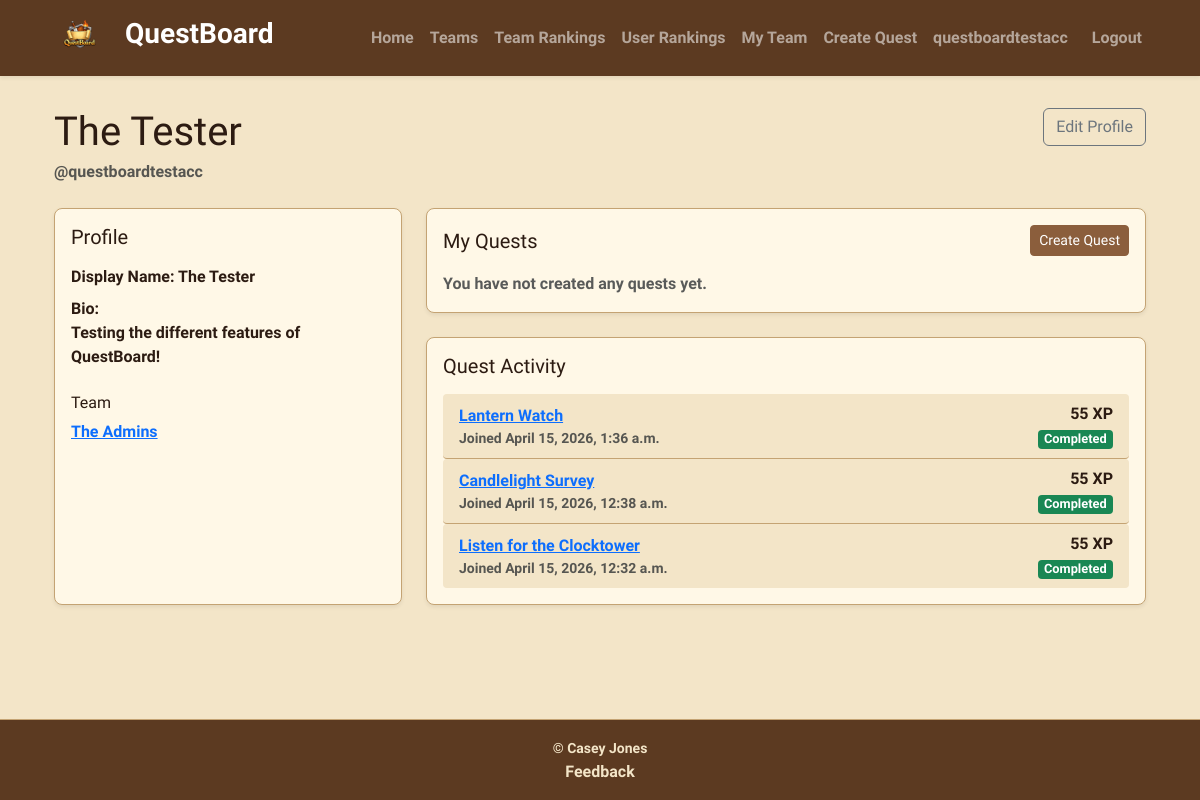
The app's page /profile/ (signed in) with its own data.
### QuestBoardApp/models.py (models this page shows, shortened)
class UserProfile(models.Model):
    user = models.OneToOneField(
        User, on_delete=models.CASCADE, related_name="profile")
    bio = models.TextField(blank=True)
    display_name = models.CharField(max_length=60, blank=True)

class TeamMembership(models.Model):
    team = models.ForeignKey(Team, on_delete=models.CASCADE)
    user = models.OneToOneField(User, on_delete=models.CASCADE)
    joined_at = models.DateTimeField(auto_now_add=True)
    class Meta:
        constraints = [
            models.UniqueConstraint(fields=["team", "user"], name="unique_team_membership")
        ]

class Team(models.Model):
    name = models.CharField(max_length=80)
    owner = models.ForeignKey(User, on_delete=models.CASCADE)
    description = models.TextField(blank=True)
    created_at = models.DateTimeField(auto_now_add=True)
    members = models.ManyToManyField(
        User, through="TeamMembership", related_name="teams")
    points = models.PositiveIntegerField(default=0)

class Participation(models.Model):
    quest = models.ForeignKey(Quest, on_delete=models.CASCADE)
    user = models.ForeignKey(User, on_delete=models.CASCADE)
    joined_at = models.DateTimeField(auto_now_add=True)
    completed = models.BooleanField(default=False)
    xp_earned = models.IntegerField(default=0)
    class Meta:
        constraints = [
            models.UniqueConstraint(fields=["quest", "user"], name="unique_participation")]

class Quest(models.Model):
    creator = models.ForeignKey(
        User, on_delete=models.CASCADE, related_name="quests_created")
    parent = models.ForeignKey(
        "self",
        on_delete=models.SET_NULL,
        null=True,
        blank=True,
        related_name="remixes"
    )
    title = models.CharField(max_length=120)
    description = models.TextField()
    image = models.ImageField(
        upload_to="quest_images/", blank=True, null=False)
    created_at = models.DateTimeField(auto_now_add=True)
    tags = models.ManyToManyField(Tag, blank=True, related_name="quests")

### QuestBoardApp/views.py (the view)
# urls.py: path("profile/", views.ProfileDetailView.as_view(), name="profile_detail"),
class ProfileDetailView(LoginRequiredMixin, DetailView):
    model = UserProfile
    template_name = "QuestBoardApp/profile_detail.html"
    context_object_name = "profile"
    def get_object(self, queryset=None):
        profile, _ = UserProfile.objects.get_or_create(user=self.request.user)
        return profile
    def get_context_data(self, **kwargs):
        context = super().get_context_data(**kwargs)
        user = self.request.user
        context["membership"] = TeamMembership.objects.filter(
            user=user
        ).select_related("team").first()
        context["created_quests"] = Quest.objects.filter(
            creator=user
        ).order_by("-created_at")
        context["participations"] = Participation.objects.filter(
            user=user
        ).select_related("quest").order_by("-joined_at")
        context["favorites"] = self.request.session.get("favorites", [])
        return context

### QuestBoardApp/templates/QuestBoardApp/profile_detail.html (shortened to what this page needs)
{% extends "base.html" %}
{% block content %}
<div class="container py-4">
  <div class="d-flex justify-content-between align-items-start mb-4">
    <div>
      <h1 class="mb-1">
        {% if profile.display_name %}
          {{ profile.display_name }}
        {% else %}
          {{ request.user.username }}
        {% endif %}
      </h1>
      <p class="text-muted mb-0">@{{ request.user.username }}</p>
    </div>
    <a href="{% url 'edit_profile' %}" class="btn btn-outline-secondary">Edit Profile</a>
  </div>
  <div class="row g-4">
    <div class="col-lg-4">
      <div class="card shadow-sm h-100">
        <div class="card-body">
          <h2 class="h5 mb-3">Profile</h2>
          <p class="mb-2"><strong>Display Name:</strong>
            {% if profile.display_name %}{{ profile.display_name }}{% else %}Not set{% endif %}
          </p>
          <p class="mb-3"><strong>Bio:</strong><br>
            {% if profile.bio %}{{ profile.bio }}{% else %}<span class="text-muted">No bio yet.</span>{% endif %}
          </p>
          <h3 class="h6 mt-4">Team</h3>
          {% if membership %}
            <p class="mb-0">
              <a href="{% url 'team_detail' membership.team.pk %}">{{ membership.team.name }}</a>
            </p>
          {% else %}
            <p class="text-muted mb-0">No team joined yet.</p>
          {% endif %}
        </div>
      </div>
    </div>
    <div class="col-lg-8">
      <div class="card shadow-sm mb-4">
        <div class="card-body">
          <div class="d-flex justify-content-between align-items-center mb-3">
            <h2 class="h5 mb-0">My Quests</h2>
            <a href="{% url 'create_quest' %}" class="btn btn-primary btn-sm">Create Quest</a>
          </div>
          {% if created_quests %}
            <div class="row g-3">
              {% for quest in created_quests %}
                <div class="col-md-6">
                  <div class="card h-100 border-0 bg-light">
                    <div class="card-body">
                      <h3 class="h6 mb-2">
                        <a href="{% url 'quest_detail' quest.pk %}" class="text-decoration-none">
                          {{ quest.title }}
                        </a>
                      </h3>
                      <p class="text-muted small mb-0">{{ quest.description|truncatewords:20 }}</p>
                    </div>
                  </div>
                </div>
              {% endfor %}
            </div>
          {% else %}
            <p class="text-muted mb-0">You have not created any quests yet.</p>
          {% endif %}
        </div>
      </div>
      <div class="card shadow-sm">
        <div class="card-body">
          <h2 class="h5 mb-3">Quest Activity</h2>
          {% if participations %}
            <ul class="list-group list-group-flush">
              {% for participation in participations %}
                <li class="list-group-item rounded-1 d-flex justify-content-between align-items-center">
                  <div>
                    <a href="{% url 'quest_detail' participation.quest.pk %}">{{ participation.quest.title }}</a>
                    <div class="small text-muted">Joined {{ participation.joined_at }}</div>
                  </div>
                  <div class="text-end">
                    <div class="fw-semibold">{{ participation.xp_earned }} XP</div>
                    {% if participation.completed %}
                      <span class="badge bg-success">Completed</span>
                    {% else %}
                      <span class="badge bg-info">In Progress</span>
                    {% endif %}
                  </div>
                </li>
              {% endfor %}
            </ul>
          {% else %}
            <p class="text-muted mb-0">No quest activity yet.</p>
          {% endif %}
        </div>
      </div>
    </div>
  </div>
</div>
{% endblock %}

### templates/base.html (shortened to what this page needs)
{% load static %}
{% load django_bootstrap5 %}
<!DOCTYPE html>
<html lang="en">
  <head>
    <link href="https://cdn.jsdelivr.net/npm/bootstrap@5.3.2/dist/css/bootstrap.min.css" rel="stylesheet" />
    <link rel="stylesheet" href="{% static 'QuestBoardApp/styles.css' %}" />
    <link rel="stylesheet" href="{% static 'QuestBoardApp/quest-details.css' %}" />
  </head>
  <body class="d-flex flex-column min-vh-100">
    <nav class="navbar navbar-expand-lg navbar-dark bg-dark shadow-sm">
      <div class="container">
        <a class="navbar-brand d-flex align-items-center" href="{% url 'index' %}">
          <img src="{% static 'QuestBoardApp/logo.png' %}" alt="QuestBoard Logo" height="50" class="me-2" />
          <span class="h3 fw-bold">QuestBoard</span>
        </a>
        <div class="collapse navbar-collapse justify-content-end" id="navbarNav">
          <ul class="navbar-nav">
            <li class="nav-item">
              <a class="nav-link" href="{% url 'index' %}">Home</a>
            </li>
            <li class="nav-item">
              <a class="nav-link" href="{% url 'team_list' %}">Teams</a>
            </li>
            <li class="nav-item">
              <a class="nav-link" href="{% url 'team_leaderboard' %}">Team Rankings</a>
            </li>
            <li class="nav-item">
              <a class="nav-link" href="{% url 'user_leaderboard' %}">User Rankings</a>
            </li>
            {% if user.is_authenticated %}
              <li class="nav-item">
                <a class="nav-link" href="{% url 'my_team' %}">My Team</a>
              </li>
              <li class="nav-item">
                <a class="nav-link" href="{% url 'create_quest' %}">Create Quest</a>
              </li>
              <li class="nav-item">
                <a class="nav-link" href="{% url 'profile_detail' %}">{{ user.username }}</a>
              </li>
              <li class="nav-item">
                <form method="post" action="{% url 'logout' %}" class="d-inline">
                  <button type="submit" class="btn btn-link nav-link" style="display:inline; padding: 8px 16px; border: none;">Logout</button>
                </form>
              </li>
            {% endif %}
          </ul>
        </div>
      </div>
    </nav>
    <main class="container my-2 flex-grow-1">
      {% block content %}
      {% endblock %}
    </main>
    <footer class="text-center py-3 mt-auto border-top">
      <small>&copy; {{ now|date:'Y' }} Casey Jones</small>
      <a class="nav-link" href="{% url 'feedback' %}">Feedback</a>
    </footer>
  </body>
</html>

### QuestBoardApp/static/QuestBoardApp/styles.css (style rules this page uses)
:root { --bs-primary: #8b5e3c; --bs-secondary: #5c3a21; --bs-success: #6c8b3c; --bs-danger: #9c2f2f; --bs-warning: #c99a2e; --bs-info: #7b6a4f; --bs-light: #f3e5c8; --bs-dark: #2c1b12; --bs-body-bg: #f3e5c8; --bs-body-color: #2c1b12; --bs-border-color: #c4a373; }
body { background-color: var(--bs-body-bg); color: var(--bs-body-color); background-image: url('/static/QuestBoardApp/parchment-paper.png'); background-size: contain; font-family: "Macondo", cursive; font-weight: 700; }
.navbar { background-color: #5c3a21 !important; }
.card { background-color: #fff8e7; border: 1px solid #c4a373; border-radius: 8px; }
.btn-primary { background-color: #8b5e3c; border-color: #8b5e3c; }
.badge { font-size: 0.8em; padding: 0.25em 0.5em; border-radius: 4px; }
footer { background-color: #5c3a21; color: #f3e5c8; }

### records on screen
UserProfile: display_name "The Tester", bio "Testing the different features of QuestBoard!"
TeamMembership: team.name "The Admins"
Participation: quest "Lantern Watch", joined_at "April 15, 2026, 1:36 a.m.", xp_earned "55", completed "Completed"
Participation: quest "Candlelight Survey", joined_at "April 15, 2026, 12:38 a.m.", xp_earned "55", completed "Completed"
Participation: quest "Listen for the Clocktower", joined_at "April 15, 2026, 12:32 a.m.", xp_earned "55", completed "Completed"

### other values on screen
{{ user.username }} "questboardtestacc"
{{ request.user.username }} "questboardtestacc"
